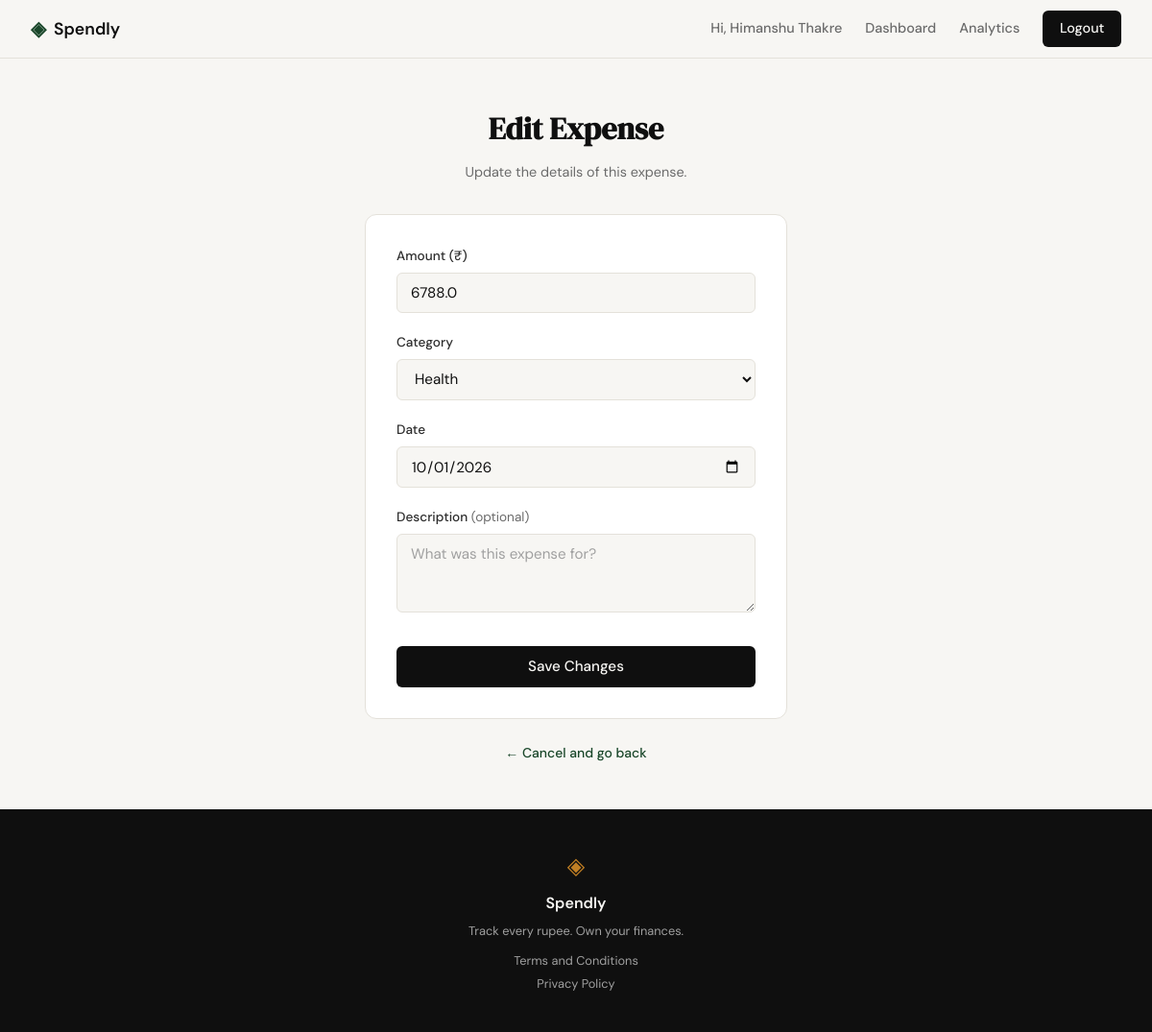
Screenshot of /expenses/35/edit (signed in) with the database file from the repository.
### tables this page shows
CREATE TABLE expenses (
                id          INTEGER PRIMARY KEY AUTOINCREMENT,
                user_id     INTEGER NOT NULL,
                amount      REAL    NOT NULL,
                category    TEXT    NOT NULL,
                date        TEXT    NOT NULL,
                description TEXT,
                created_at  TEXT    NOT NULL DEFAULT (datetime('now')),
                FOREIGN KEY (user_id) REFERENCES users(id) ON DELETE CASCADE
            );

### app.py (the view, shortened to what this page needs)
@app.route("/expenses/<int:id>/edit", methods=["GET", "POST"])
def edit_expense(id):
    if not session.get("user_id"):
        flash("Please sign in.")
        return redirect(url_for("login"))
    expense = get_expense_by_id(id)
    if expense is None:
        abort(404)
    if expense["user_id"] != session["user_id"]:
        abort(403)
    if request.method == "GET":
        return render_template("edit_expense.html",
                               expense=expense,
                               categories=CATEGORIES)

### database/db.py (called while the page is built)
def get_db():
    conn = sqlite3.connect(DATABASE_PATH)
    conn.row_factory = sqlite3.Row
    conn.execute("PRAGMA foreign_keys = ON")
    return conn

def get_expense_by_id(expense_id):
    with get_db() as conn:
        return conn.execute(
            "SELECT * FROM expenses WHERE id = ?", (expense_id,)
        ).fetchone()

### templates/edit_expense.html (shortened to what this page needs)
{% extends "base.html" %}
{% block content %}
<section class="auth-section">
  <div class="auth-container">
    <div class="auth-header">
      <h1 class="auth-title">Edit Expense</h1>
      <p class="auth-subtitle">Update the details of this expense.</p>
    </div>
    <div class="auth-card">
      <form method="post" action="{{ url_for('edit_expense', id=expense['id']) }}">
        <div class="form-group">
          <label for="amount">Amount (₹)</label>
          <input type="number" id="amount" name="amount"
                 class="form-input"
                 step="0.01" min="0.01"
                 placeholder="0.00"
                 value="{{ form.amount if form else expense['amount'] }}"
                 required>
        </div>
        <div class="form-group">
          <label for="category">Category</label>
          <select id="category" name="category" class="form-input" required>
            {% for cat in categories %}
              <option value="{{ cat }}"
                {% if form %}
                  {% if form.category == cat %}selected{% endif %}
                {% else %}
                  {% if expense['category'] == cat %}selected{% endif %}
                {% endif %}>
                {{ cat }}
              </option>
            {% endfor %}
          </select>
        </div>
        <div class="form-group">
          <label for="date">Date</label>
          <input type="date" id="date" name="date"
                 class="form-input"
                 value="{{ form.date if form else expense['date'] }}"
                 required>
        </div>
        <div class="form-group">
          <label for="description">Description <span style="color: var(--ink-muted); font-weight: 400;">(optional)</span></label>
          <textarea id="description" name="description"
                    class="form-input"
                    rows="3"
                    maxlength="200"
                    placeholder="What was this expense for?">{{ form.description if form else (expense['description'] or '') }}</textarea>
        </div>
        <button type="submit" class="btn-submit">Save Changes</button>
      </form>
    </div>
    <p class="auth-switch">
      <a href="{{ url_for('profile') }}">← Cancel and go back</a>
    </p>
  </div>
</section>
{% endblock %}

### static/css/style.css (style rules this page uses)
:root { --ink: #0f0f0f; --ink-soft: #2d2d2d; --ink-muted: #6b6b6b; --ink-faint: #a0a0a0; --paper: #f7f6f3; --paper-warm: #f0ede6; --paper-card: #ffffff; --accent: #1a472a; --accent-light: #e8f0eb; --accent-2: #c17f24; --accent-2-light: #fdf3e3; --danger: #c0392b; --danger-light: #fdecea; --border: #e4e1da; --border-soft: #eeebe4; --font-display: 'DM Serif Display', Georgia, serif; --font-body: 'DM Sans', system-ui, sans-serif; --max-width: 1200px; --auth-width: 440px; --radius-sm: 6px; --radius-md: 12px; --radius-lg: 20px; }
*, *::before, *::after { box-sizing: border-box; margin: 0; padding: 0; }
html { font-size: 16px; scroll-behavior: smooth; }
body { background: var(--paper); color: var(--ink); font-family: var(--font-body); font-size: 1rem; line-height: 1.6; -webkit-font-smoothing: antialiased; }
a { color: inherit; text-decoration: none; }
.auth-section { min-height: calc(100vh - 60px - 100px); display: flex; align-items: center; justify-content: center; padding: 3rem 2rem; }
.auth-container { width: 100%; max-width: var(--auth-width); }
.auth-header { text-align: center; margin-bottom: 2rem; }
.auth-title { font-family: var(--font-display); font-size: 2rem; color: var(--ink); margin-bottom: 0.5rem; }
.auth-subtitle { font-size: 0.9rem; color: var(--ink-muted); }
.auth-card { background: var(--paper-card); border: 1px solid var(--border); border-radius: var(--radius-md); padding: 2rem; margin-bottom: 1.5rem; }
.form-group { margin-bottom: 1.25rem; }
.form-group label { display: block; font-size: 0.85rem; font-weight: 500; color: var(--ink-soft); margin-bottom: 0.4rem; }
.form-input { width: 100%; padding: 0.6rem 0.875rem; border: 1px solid var(--border); border-radius: var(--radius-sm); font-family: var(--font-body); font-size: 0.95rem; color: var(--ink); background: var(--paper); outline: none; transition: border-color 0.2s; }
.form-input::placeholder { color: var(--ink-faint); }
.btn-submit { width: 100%; padding: 0.7rem; background: var(--ink); color: var(--paper); border: none; border-radius: var(--radius-sm); font-family: var(--font-body); font-size: 0.95rem; font-weight: 500; cursor: pointer; transition: background 0.2s; margin-top: 0.5rem; }
.auth-switch { text-align: center; font-size: 0.875rem; color: var(--ink-muted); }
.auth-switch a { color: var(--accent); font-weight: 500; }

### rows the page displays
expenses: amount "6788.0", category "Health", date "10/01/2026"

### other values shown
{{ session.user_name }} "Himanshu Thakre"
